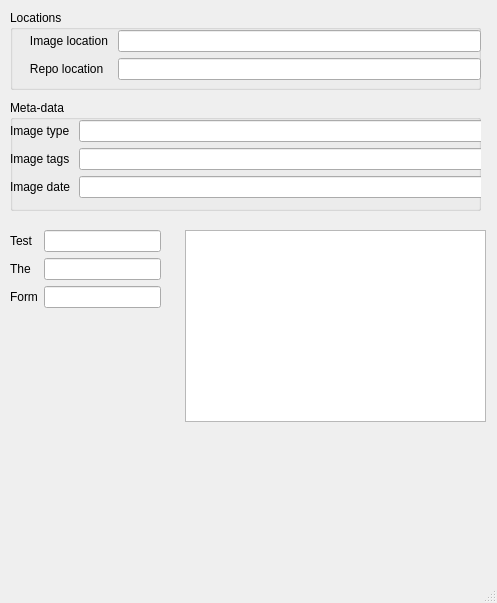
<?xml version="1.0" encoding="UTF-8"?>
<ui version="4.0">
 <class>MainWindow</class>
 <widget class="QMainWindow" name="MainWindow">
  <property name="geometry">
   <rect>
    <x>0</x>
    <y>0</y>
    <width>497</width>
    <height>603</height>
   </rect>
  </property>
  <property name="windowTitle">
   <string>MainWindow</string>
  </property>
  <widget class="QWidget" name="centralwidget">
   <widget class="QGroupBox" name="groupBox">
    <property name="geometry">
     <rect>
      <x>10</x>
      <y>10</y>
      <width>471</width>
      <height>80</height>
     </rect>
    </property>
    <property name="palette">
     <palette>
      <active>
       <colorrole role="WindowText">
        <brush brushstyle="SolidPattern">
         <color alpha="255">
          <red>0</red>
          <green>0</green>
          <blue>0</blue>
         </color>
        </brush>
       </colorrole>
       <colorrole role="Button">
        <brush brushstyle="SolidPattern">
         <color alpha="255">
          <red>255</red>
          <green>255</green>
          <blue>255</blue>
         </color>
        </brush>
       </colorrole>
       <colorrole role="Light">
        <brush brushstyle="SolidPattern">
         <color alpha="255">
          <red>255</red>
          <green>255</green>
          <blue>255</blue>
         </color>
        </brush>
       </colorrole>
       <colorrole role="Midlight">
        <brush brushstyle="SolidPattern">
         <color alpha="255">
          <red>255</red>
          <green>255</green>
          <blue>255</blue>
         </color>
        </brush>
       </colorrole>
       <colorrole role="Dark">
        <brush brushstyle="SolidPattern">
         <color alpha="255">
          <red>127</red>
          <green>127</green>
          <blue>127</blue>
         </color>
        </brush>
       </colorrole>
       <colorrole role="Mid">
        <brush brushstyle="SolidPattern">
         <color alpha="255">
          <red>170</red>
          <green>170</green>
          <blue>170</blue>
         </color>
        </brush>
       </colorrole>
       <colorrole role="Text">
        <brush brushstyle="SolidPattern">
         <color alpha="255">
          <red>0</red>
          <green>0</green>
          <blue>0</blue>
         </color>
        </brush>
       </colorrole>
       <colorrole role="BrightText">
        <brush brushstyle="SolidPattern">
         <color alpha="255">
          <red>255</red>
          <green>255</green>
          <blue>255</blue>
         </color>
        </brush>
       </colorrole>
       <colorrole role="ButtonText">
        <brush brushstyle="SolidPattern">
         <color alpha="255">
          <red>0</red>
          <green>0</green>
          <blue>0</blue>
         </color>
        </brush>
       </colorrole>
       <colorrole role="Base">
        <brush brushstyle="SolidPattern">
         <color alpha="255">
          <red>255</red>
          <green>255</green>
          <blue>255</blue>
         </color>
        </brush>
       </colorrole>
       <colorrole role="Window">
        <brush brushstyle="SolidPattern">
         <color alpha="255">
          <red>212</red>
          <green>212</green>
          <blue>212</blue>
         </color>
        </brush>
       </colorrole>
       <colorrole role="Shadow">
        <brush brushstyle="SolidPattern">
         <color alpha="255">
          <red>0</red>
          <green>0</green>
          <blue>0</blue>
         </color>
        </brush>
       </colorrole>
       <colorrole role="AlternateBase">
        <brush brushstyle="SolidPattern">
         <color alpha="255">
          <red>255</red>
          <green>255</green>
          <blue>255</blue>
         </color>
        </brush>
       </colorrole>
       <colorrole role="ToolTipBase">
        <brush brushstyle="SolidPattern">
         <color alpha="255">
          <red>255</red>
          <green>255</green>
          <blue>220</blue>
         </color>
        </brush>
       </colorrole>
       <colorrole role="ToolTipText">
        <brush brushstyle="SolidPattern">
         <color alpha="255">
          <red>0</red>
          <green>0</green>
          <blue>0</blue>
         </color>
        </brush>
       </colorrole>
       <colorrole role="PlaceholderText">
        <brush brushstyle="SolidPattern">
         <color alpha="127">
          <red>0</red>
          <green>0</green>
          <blue>0</blue>
         </color>
        </brush>
       </colorrole>
      </active>
      <inactive>
       <colorrole role="WindowText">
        <brush brushstyle="SolidPattern">
         <color alpha="255">
          <red>0</red>
          <green>0</green>
          <blue>0</blue>
         </color>
        </brush>
       </colorrole>
       <colorrole role="Button">
        <brush brushstyle="SolidPattern">
         <color alpha="255">
          <red>240</red>
          <green>240</green>
          <blue>240</blue>
         </color>
        </brush>
       </colorrole>
       <colorrole role="Light">
        <brush brushstyle="SolidPattern">
         <color alpha="255">
          <red>255</red>
          <green>255</green>
          <blue>255</blue>
         </color>
        </brush>
       </colorrole>
       <colorrole role="Midlight">
        <brush brushstyle="SolidPattern">
         <color alpha="255">
          <red>227</red>
          <green>227</green>
          <blue>227</blue>
         </color>
        </brush>
       </colorrole>
       <colorrole role="Dark">
        <brush brushstyle="SolidPattern">
         <color alpha="255">
          <red>160</red>
          <green>160</green>
          <blue>160</blue>
         </color>
        </brush>
       </colorrole>
       <colorrole role="Mid">
        <brush brushstyle="SolidPattern">
         <color alpha="255">
          <red>160</red>
          <green>160</green>
          <blue>160</blue>
         </color>
        </brush>
       </colorrole>
       <colorrole role="Text">
        <brush brushstyle="SolidPattern">
         <color alpha="255">
          <red>0</red>
          <green>0</green>
          <blue>0</blue>
         </color>
        </brush>
       </colorrole>
       <colorrole role="BrightText">
        <brush brushstyle="SolidPattern">
         <color alpha="255">
          <red>255</red>
          <green>255</green>
          <blue>255</blue>
         </color>
        </brush>
       </colorrole>
       <colorrole role="ButtonText">
        <brush brushstyle="SolidPattern">
         <color alpha="255">
          <red>0</red>
          <green>0</green>
          <blue>0</blue>
         </color>
        </brush>
       </colorrole>
       <colorrole role="Base">
        <brush brushstyle="SolidPattern">
         <color alpha="255">
          <red>255</red>
          <green>255</green>
          <blue>255</blue>
         </color>
        </brush>
       </colorrole>
       <colorrole role="Window">
        <brush brushstyle="SolidPattern">
         <color alpha="255">
          <red>240</red>
          <green>240</green>
          <blue>240</blue>
         </color>
        </brush>
       </colorrole>
       <colorrole role="Shadow">
        <brush brushstyle="SolidPattern">
         <color alpha="255">
          <red>105</red>
          <green>105</green>
          <blue>105</blue>
         </color>
        </brush>
       </colorrole>
       <colorrole role="AlternateBase">
        <brush brushstyle="SolidPattern">
         <color alpha="255">
          <red>233</red>
          <green>231</green>
          <blue>227</blue>
         </color>
        </brush>
       </colorrole>
       <colorrole role="ToolTipBase">
        <brush brushstyle="SolidPattern">
         <color alpha="255">
          <red>255</red>
          <green>255</green>
          <blue>220</blue>
         </color>
        </brush>
       </colorrole>
       <colorrole role="ToolTipText">
        <brush brushstyle="SolidPattern">
         <color alpha="255">
          <red>0</red>
          <green>0</green>
          <blue>0</blue>
         </color>
        </brush>
       </colorrole>
       <colorrole role="PlaceholderText">
        <brush brushstyle="SolidPattern">
         <color alpha="128">
          <red>0</red>
          <green>0</green>
          <blue>0</blue>
         </color>
        </brush>
       </colorrole>
      </inactive>
      <disabled>
       <colorrole role="WindowText">
        <brush brushstyle="SolidPattern">
         <color alpha="255">
          <red>127</red>
          <green>127</green>
          <blue>127</blue>
         </color>
        </brush>
       </colorrole>
       <colorrole role="Button">
        <brush brushstyle="SolidPattern">
         <color alpha="255">
          <red>255</red>
          <green>255</green>
          <blue>255</blue>
         </color>
        </brush>
       </colorrole>
       <colorrole role="Light">
        <brush brushstyle="SolidPattern">
         <color alpha="255">
          <red>255</red>
          <green>255</green>
          <blue>255</blue>
         </color>
        </brush>
       </colorrole>
       <colorrole role="Midlight">
        <brush brushstyle="SolidPattern">
         <color alpha="255">
          <red>255</red>
          <green>255</green>
          <blue>255</blue>
         </color>
        </brush>
       </colorrole>
       <colorrole role="Dark">
        <brush brushstyle="SolidPattern">
         <color alpha="255">
          <red>127</red>
          <green>127</green>
          <blue>127</blue>
         </color>
        </brush>
       </colorrole>
       <colorrole role="Mid">
        <brush brushstyle="SolidPattern">
         <color alpha="255">
          <red>170</red>
          <green>170</green>
          <blue>170</blue>
         </color>
        </brush>
       </colorrole>
       <colorrole role="Text">
        <brush brushstyle="SolidPattern">
         <color alpha="255">
          <red>127</red>
          <green>127</green>
          <blue>127</blue>
         </color>
        </brush>
       </colorrole>
       <colorrole role="BrightText">
        <brush brushstyle="SolidPattern">
         <color alpha="255">
          <red>255</red>
          <green>255</green>
          <blue>255</blue>
         </color>
        </brush>
       </colorrole>
       <colorrole role="ButtonText">
        <brush brushstyle="SolidPattern">
         <color alpha="255">
          <red>127</red>
          <green>127</green>
          <blue>127</blue>
         </color>
        </brush>
       </colorrole>
       <colorrole role="Base">
        <brush brushstyle="SolidPattern">
         <color alpha="255">
          <red>212</red>
          <green>212</green>
          <blue>212</blue>
         </color>
        </brush>
       </colorrole>
       <colorrole role="Window">
        <brush brushstyle="SolidPattern">
         <color alpha="255">
          <red>212</red>
          <green>212</green>
          <blue>212</blue>
         </color>
        </brush>
       </colorrole>
       <colorrole role="Shadow">
        <brush brushstyle="SolidPattern">
         <color alpha="255">
          <red>0</red>
          <green>0</green>
          <blue>0</blue>
         </color>
        </brush>
       </colorrole>
       <colorrole role="AlternateBase">
        <brush brushstyle="SolidPattern">
         <color alpha="255">
          <red>247</red>
          <green>247</green>
          <blue>247</blue>
         </color>
        </brush>
       </colorrole>
       <colorrole role="ToolTipBase">
        <brush brushstyle="SolidPattern">
         <color alpha="255">
          <red>255</red>
          <green>255</green>
          <blue>220</blue>
         </color>
        </brush>
       </colorrole>
       <colorrole role="ToolTipText">
        <brush brushstyle="SolidPattern">
         <color alpha="255">
          <red>0</red>
          <green>0</green>
          <blue>0</blue>
         </color>
        </brush>
       </colorrole>
       <colorrole role="PlaceholderText">
        <brush brushstyle="SolidPattern">
         <color alpha="128">
          <red>0</red>
          <green>0</green>
          <blue>0</blue>
         </color>
        </brush>
       </colorrole>
      </disabled>
     </palette>
    </property>
    <property name="title">
     <string>Locations</string>
    </property>
    <widget class="QWidget" name="formLayoutWidget_2">
     <property name="geometry">
      <rect>
       <x>0</x>
       <y>20</y>
       <width>471</width>
       <height>78</height>
      </rect>
     </property>
     <layout class="QFormLayout" name="formLayout_2">
      <item row="0" column="1">
       <widget class="QLineEdit" name="imageLocationLineEdit"/>
      </item>
      <item row="1" column="0">
       <widget class="QLabel" name="repoLocationLabel">
        <property name="text">
         <string>      Repo location </string>
        </property>
       </widget>
      </item>
      <item row="1" column="1">
       <widget class="QLineEdit" name="repoLocationLineEdit"/>
      </item>
      <item row="0" column="0">
       <widget class="QLabel" name="imageLocationLabel">
        <property name="text">
         <string>      Image location </string>
        </property>
       </widget>
      </item>
     </layout>
    </widget>
   </widget>
   <widget class="QGroupBox" name="groupBox_2">
    <property name="geometry">
     <rect>
      <x>10</x>
      <y>100</y>
      <width>471</width>
      <height>111</height>
     </rect>
    </property>
    <property name="title">
     <string>Meta-data</string>
    </property>
    <widget class="QWidget" name="formLayoutWidget_3">
     <property name="geometry">
      <rect>
       <x>0</x>
       <y>20</y>
       <width>1037</width>
       <height>1380</height>
      </rect>
     </property>
     <layout class="QFormLayout" name="formLayout_3">
      <item row="0" column="0">
       <widget class="QLabel" name="imageTypeLabel">
        <property name="text">
         <string>Image type </string>
        </property>
       </widget>
      </item>
      <item row="0" column="1">
       <widget class="QLineEdit" name="imageTypeLineEdit"/>
      </item>
      <item row="1" column="0">
       <widget class="QLabel" name="imageTagsLabel">
        <property name="text">
         <string>Image tags </string>
        </property>
       </widget>
      </item>
      <item row="1" column="1">
       <widget class="QLineEdit" name="imageTagsLineEdit"/>
      </item>
      <item row="2" column="0">
       <widget class="QLabel" name="imageDateOfCreationLabel">
        <property name="text">
         <string>Image date</string>
        </property>
       </widget>
      </item>
      <item row="2" column="1">
       <widget class="QLineEdit" name="imageDateOfCreationLineEdit"/>
      </item>
     </layout>
    </widget>
   </widget>
   <widget class="QGraphicsView" name="graphicsView">
    <property name="geometry">
     <rect>
      <x>185</x>
      <y>230</y>
      <width>301</width>
      <height>192</height>
     </rect>
    </property>
   </widget>
   <widget class="QWidget" name="formLayoutWidget">
    <property name="geometry">
     <rect>
      <x>10</x>
      <y>230</y>
      <width>151</width>
      <height>101</height>
     </rect>
    </property>
    <layout class="QFormLayout" name="formLayout">
     <item row="0" column="0">
      <widget class="QLabel" name="testLabel">
       <property name="text">
        <string>Test</string>
       </property>
      </widget>
     </item>
     <item row="0" column="1">
      <widget class="QLineEdit" name="testLineEdit"/>
     </item>
     <item row="1" column="0">
      <widget class="QLabel" name="theLabel">
       <property name="text">
        <string>The</string>
       </property>
      </widget>
     </item>
     <item row="1" column="1">
      <widget class="QLineEdit" name="theLineEdit"/>
     </item>
     <item row="2" column="0">
      <widget class="QLabel" name="formLabel">
       <property name="text">
        <string>Form</string>
       </property>
      </widget>
     </item>
     <item row="2" column="1">
      <widget class="QLineEdit" name="formLineEdit"/>
     </item>
    </layout>
   </widget>
   <widget class="QLabel" name="label">
    <property name="geometry">
     <rect>
      <x>10</x>
      <y>350</y>
      <width>161</width>
      <height>211</height>
     </rect>
    </property>
    <property name="text">
     <string/>
    </property>
    <property name="pixmap">
     <pixmap>../../../../../../Downloads/274300884_1072737196840294_759678959554611238_n.jpg</pixmap>
    </property>
    <property name="scaledContents">
     <bool>true</bool>
    </property>
    <property name="wordWrap">
     <bool>false</bool>
    </property>
   </widget>
  </widget>
  <widget class="QMenuBar" name="menubar">
   <property name="geometry">
    <rect>
     <x>0</x>
     <y>0</y>
     <width>497</width>
     <height>21</height>
    </rect>
   </property>
  </widget>
  <widget class="QStatusBar" name="statusbar"/>
 </widget>
 <resources/>
 <connections/>
</ui>
